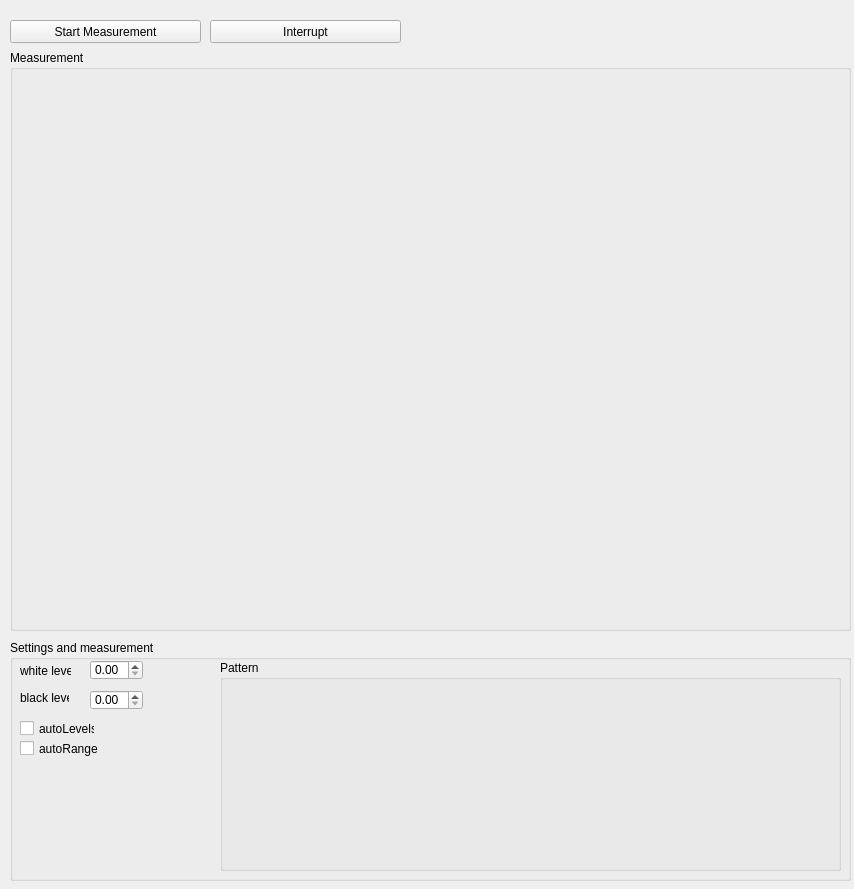
<?xml version="1.0" encoding="UTF-8"?>
<ui version="4.0">
 <class>Form</class>
 <widget class="QWidget" name="Form">
  <property name="geometry">
   <rect>
    <x>0</x>
    <y>0</y>
    <width>854</width>
    <height>889</height>
   </rect>
  </property>
  <property name="windowTitle">
   <string>Form</string>
  </property>
  <widget class="QGroupBox" name="plot_groupBox">
   <property name="geometry">
    <rect>
     <x>10</x>
     <y>50</y>
     <width>841</width>
     <height>581</height>
    </rect>
   </property>
   <property name="maximumSize">
    <size>
     <width>4777215</width>
     <height>4777215</height>
    </size>
   </property>
   <property name="title">
    <string>Measurement</string>
   </property>
   <layout class="QHBoxLayout" name="horizontalLayout"/>
  </widget>
  <widget class="QGroupBox" name="Live_groupBox">
   <property name="geometry">
    <rect>
     <x>10</x>
     <y>640</y>
     <width>841</width>
     <height>241</height>
    </rect>
   </property>
   <property name="title">
    <string>Settings and measurement</string>
   </property>
   <widget class="QLabel" name="label_min">
    <property name="geometry">
     <rect>
      <x>10</x>
      <y>23</y>
      <width>51</width>
      <height>16</height>
     </rect>
    </property>
    <property name="text">
     <string>white level</string>
    </property>
   </widget>
   <widget class="QLabel" name="label_max">
    <property name="geometry">
     <rect>
      <x>10</x>
      <y>50</y>
      <width>49</width>
      <height>16</height>
     </rect>
    </property>
    <property name="text">
     <string>black level</string>
    </property>
   </widget>
   <widget class="QDoubleSpinBox" name="min_doubleSpinBox">
    <property name="geometry">
     <rect>
      <x>80</x>
      <y>50</y>
      <width>53</width>
      <height>20</height>
     </rect>
    </property>
   </widget>
   <widget class="QCheckBox" name="autoLevels_checkBox">
    <property name="geometry">
     <rect>
      <x>10</x>
      <y>80</y>
      <width>75</width>
      <height>17</height>
     </rect>
    </property>
    <property name="text">
     <string>autoLevels</string>
    </property>
   </widget>
   <widget class="QCheckBox" name="autoRange_checkBox">
    <property name="geometry">
     <rect>
      <x>10</x>
      <y>100</y>
      <width>109</width>
      <height>17</height>
     </rect>
    </property>
    <property name="text">
     <string>autoRange</string>
    </property>
   </widget>
   <widget class="QDoubleSpinBox" name="max_doubleSpinBox">
    <property name="geometry">
     <rect>
      <x>80</x>
      <y>20</y>
      <width>53</width>
      <height>20</height>
     </rect>
    </property>
   </widget>
   <widget class="QGroupBox" name="pattern_groupBox">
    <property name="geometry">
     <rect>
      <x>210</x>
      <y>20</y>
      <width>621</width>
      <height>211</height>
     </rect>
    </property>
    <property name="maximumSize">
     <size>
      <width>4777215</width>
      <height>16777215</height>
     </size>
    </property>
    <property name="title">
     <string>Pattern</string>
    </property>
    <layout class="QGridLayout" name="gridLayout_3"/>
   </widget>
  </widget>
  <widget class="QPushButton" name="start_pushButton">
   <property name="geometry">
    <rect>
     <x>10</x>
     <y>20</y>
     <width>191</width>
     <height>23</height>
    </rect>
   </property>
   <property name="text">
    <string>Start Measurement</string>
   </property>
  </widget>
  <widget class="QPushButton" name="interrupt_pushButton">
   <property name="geometry">
    <rect>
     <x>210</x>
     <y>20</y>
     <width>191</width>
     <height>23</height>
    </rect>
   </property>
   <property name="text">
    <string>Interrupt</string>
   </property>
  </widget>
 </widget>
 <resources/>
 <connections/>
</ui>
